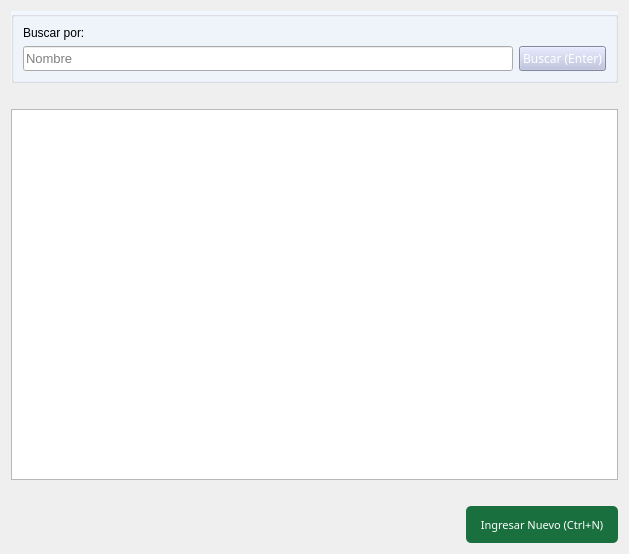
<?xml version="1.0" encoding="UTF-8"?>
<ui version="4.0">
 <class>Form</class>
 <widget class="QWidget" name="Form">
  <property name="geometry">
   <rect>
    <x>0</x>
    <y>0</y>
    <width>629</width>
    <height>554</height>
   </rect>
  </property>
  <property name="windowTitle">
   <string>Administrar Destinos</string>
  </property>
  <layout class="QGridLayout" name="gridLayout">
   <item row="0" column="0">
    <layout class="QGridLayout" name="gridLayout_2" rowstretch="0,0,80,0,8,0">
     <item row="2" column="0" colspan="2">
      <widget class="QTableView" name="tbl_destinos">
       <property name="selectionBehavior">
        <enum>QAbstractItemView::SelectRows</enum>
       </property>
       <attribute name="verticalHeaderVisible">
        <bool>false</bool>
       </attribute>
      </widget>
     </item>
     <item row="1" column="0" colspan="2">
      <spacer name="horizontalSpacer">
       <property name="orientation">
        <enum>Qt::Horizontal</enum>
       </property>
       <property name="sizeHint" stdset="0">
        <size>
         <width>40</width>
         <height>20</height>
        </size>
       </property>
      </spacer>
     </item>
     <item row="0" column="0" colspan="2">
      <widget class="QGroupBox" name="groupBox_2">
       <property name="styleSheet">
        <string notr="true">#groupBox_2{
	background-color: #F2F6FD;
	}</string>
       </property>
       <property name="title">
        <string/>
       </property>
       <layout class="QGridLayout" name="gridLayout_3" columnstretch="90,10">
        <item row="1" column="0">
         <widget class="QLineEdit" name="ln_buscar">
          <property name="sizePolicy">
           <sizepolicy hsizetype="Expanding" vsizetype="Expanding">
            <horstretch>0</horstretch>
            <verstretch>0</verstretch>
           </sizepolicy>
          </property>
          <property name="font">
           <font>
            <family>MS Shell Dlg 2</family>
            <pointsize>10</pointsize>
            <weight>50</weight>
            <bold>false</bold>
           </font>
          </property>
          <property name="mouseTracking">
           <bool>false</bool>
          </property>
          <property name="text">
           <string/>
          </property>
          <property name="frame">
           <bool>true</bool>
          </property>
          <property name="placeholderText">
           <string>Nombre</string>
          </property>
         </widget>
        </item>
        <item row="1" column="1">
         <widget class="QPushButton" name="btn_buscar">
          <property name="sizePolicy">
           <sizepolicy hsizetype="Expanding" vsizetype="Expanding">
            <horstretch>0</horstretch>
            <verstretch>0</verstretch>
           </sizepolicy>
          </property>
          <property name="font">
           <font>
            <family>Ariall</family>
           </font>
          </property>
          <property name="styleSheet">
           <string notr="true">#btn_buscar{
background-color:#B7BEDF;
color: #FFFFFF;
}

#btn_buscar:hover{
background-color: #BAC1D7 
	}</string>
          </property>
          <property name="text">
           <string>Buscar (Enter)</string>
          </property>
          <property name="icon">
           <iconset>
            <normaloff>../ico/search.png</normaloff>../ico/search.png</iconset>
          </property>
          <property name="iconSize">
           <size>
            <width>10</width>
            <height>10</height>
           </size>
          </property>
         </widget>
        </item>
        <item row="0" column="0" colspan="2">
         <widget class="QLabel" name="label_2">
          <property name="styleSheet">
           <string notr="true"/>
          </property>
          <property name="text">
           <string>Buscar por:</string>
          </property>
         </widget>
        </item>
       </layout>
      </widget>
     </item>
     <item row="4" column="0" rowspan="2" colspan="2">
      <layout class="QHBoxLayout" name="horizontalLayout" stretch="0,0,0,0">
       <item>
        <spacer name="horizontalSpacer_2">
         <property name="orientation">
          <enum>Qt::Horizontal</enum>
         </property>
         <property name="sizeHint" stdset="0">
          <size>
           <width>40</width>
           <height>20</height>
          </size>
         </property>
        </spacer>
       </item>
       <item>
        <spacer name="horizontalSpacer_3">
         <property name="orientation">
          <enum>Qt::Horizontal</enum>
         </property>
         <property name="sizeHint" stdset="0">
          <size>
           <width>40</width>
           <height>20</height>
          </size>
         </property>
        </spacer>
       </item>
       <item>
        <spacer name="horizontalSpacer_5">
         <property name="orientation">
          <enum>Qt::Horizontal</enum>
         </property>
         <property name="sizeHint" stdset="0">
          <size>
           <width>40</width>
           <height>20</height>
          </size>
         </property>
        </spacer>
       </item>
       <item>
        <widget class="QPushButton" name="btn_nuevo">
         <property name="sizePolicy">
          <sizepolicy hsizetype="Expanding" vsizetype="Expanding">
           <horstretch>0</horstretch>
           <verstretch>0</verstretch>
          </sizepolicy>
         </property>
         <property name="font">
          <font>
           <family>Ariall</family>
           <pointsize>-1</pointsize>
          </font>
         </property>
         <property name="styleSheet">
          <string notr="true">/*Estilos para el botón*/

#btn_nuevo{
	background-color: #196F3D;
	color: #ffffff;
	font-family: 'Ariall';
	font-size: 11px;
	border-radius: 5px;
	}

#btn_nuevo:hover{
	background-color: #04B431;
	}
</string>
         </property>
         <property name="text">
          <string>Ingresar Nuevo (Ctrl+N)</string>
         </property>
         <property name="icon">
          <iconset>
           <normaloff>../ico/add_to_database.ico</normaloff>../ico/add_to_database.ico</iconset>
         </property>
         <property name="iconSize">
          <size>
           <width>20</width>
           <height>20</height>
          </size>
         </property>
         <property name="shortcut">
          <string>Ctrl+N</string>
         </property>
        </widget>
       </item>
      </layout>
     </item>
     <item row="3" column="0">
      <spacer name="horizontalSpacer_4">
       <property name="orientation">
        <enum>Qt::Horizontal</enum>
       </property>
       <property name="sizeHint" stdset="0">
        <size>
         <width>40</width>
         <height>20</height>
        </size>
       </property>
      </spacer>
     </item>
    </layout>
   </item>
  </layout>
 </widget>
 <tabstops>
  <tabstop>ln_buscar</tabstop>
  <tabstop>btn_buscar</tabstop>
  <tabstop>tbl_destinos</tabstop>
  <tabstop>btn_nuevo</tabstop>
 </tabstops>
 <resources/>
 <connections/>
</ui>
